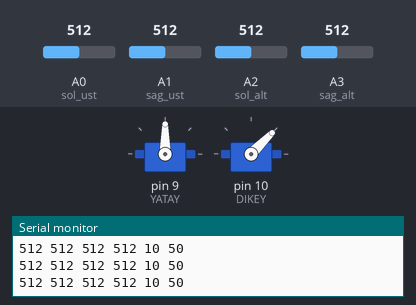
Simulated run of this sketch. Board: Arduino Uno, built with avr-gcc and run on an emulated ATmega328P. Shown: 2 × servo, the last lines printed to the serial monitor. The inputs (shaded band) are chosen by the test bench; at power-on: A0 (sol_ust) = 512, A1 (sag_ust) = 512, A3 (sag_alt) = 512, A2 (sol_alt) = 512.

Above: at 7.2 s.
7.3 s: A0 (sol_ust) set to 602
10.3 s: A0 (sol_ust) set to 625
At 10.48 s:
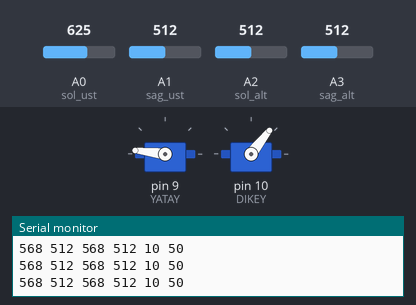
At 11.1 s:
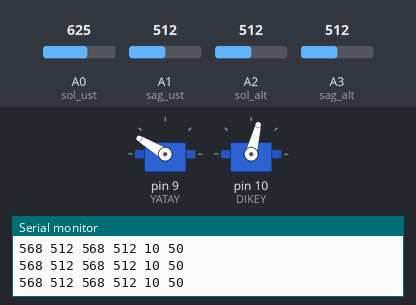
13.3 s: A1 (sag_ust) set to 310
15.6 s: A1 (sag_ust) set to 291
At 17.6 s:
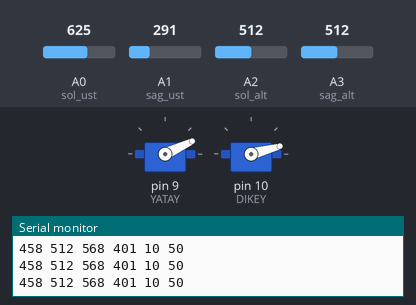
18.6 s: A3 (sag_alt) set to 932
20.1 s: A3 (sag_alt) set to 960
At 20.91 s:
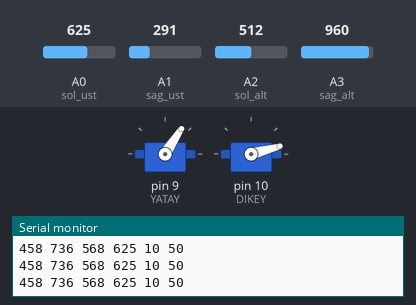
Timing chart, 0 to 24.1 s (numbered marks = the images above; inputs shaded):
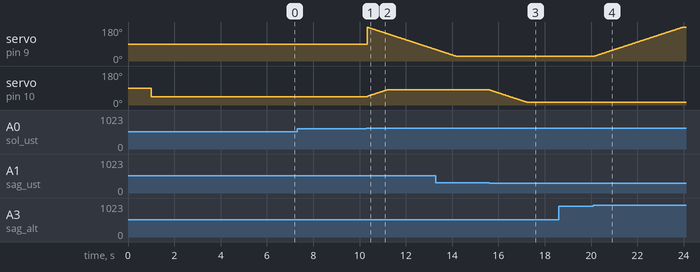

Measured:
- the behaviour switches between 613 and 614 on A0 (sol_ust) (found by bisection; images 0 and 1)
- the behaviour switches between 299 and 298 on A1 (sag_ust) (found by bisection; images 2 and 3)
- the behaviour switches between 946 and 947 on A3 (sag_alt) (found by bisection; images 3 and 4)
- after the input at 10.3 s, servo on pin 10 (DIKEY): moves from 45° to 80° over 0.85 s, starting at once
- after the input at 15.6 s, servo on pin 10 (DIKEY): moves from 80° to 15° over 1.6 s, starting at once
- after the input at 20.1 s, servo on pin 9 (YATAY): moves from 25° to 180° over 3.8 s, starting at once

The sketch:

sketch_nov11a.ino
```cpp
#include <Servo.h> //Servo kütüphanesi

// Saniye

Servo YATAY;
int servo_yatay = 180;
int servo_yatay_ust_limit = 180;
int servo_yatay_alt_limit = 25;

Servo DIKEY;
int servo_dikey = 45;
int servo_dikey_ust_limit= 80;
int servo_dikey_alt_limit= 15;

int sol_ust = 0; //LDR sol üst
int sag_ust = 1; //LDR sağ üst
int sol_alt = 2; //LDR sol alt
int sag_alt = 3; //LDR sağ alt

void setup()
{
Serial.begin(9600);
// Servo bağlantısı
// Pin bağlantısı
YATAY.attach(9);
DIKEY.attach(10);
YATAY.write(90);
delay(1000);
DIKEY.write(45);
delay(5000);
}

void loop()
{
int sol_ust_dijital = analogRead(sol_ust); // sol üst
int sag_ust_dijital = analogRead(sag_ust); // sağ üst
int sol_alt_dijital = analogRead(sol_alt); // sol alt
int sag_alt_dijital = analogRead(sag_alt); // sağ alt


int zaman = 10;  // Milisaniye
int deger = 50;  // Ldr deger farkları

int ortalama_ust = (sol_ust_dijital + sag_ust_dijital) / 2;
int ortalama_alt = (sol_alt_dijital + sag_alt_dijital) / 2;
int ortalama_sol = (sol_ust_dijital + sol_alt_dijital) / 2;
int ortalama_sag = (sag_ust_dijital + sag_alt_dijital) / 2;

int fark_ust_alt = ortalama_ust - ortalama_alt;
int fark_sol_sag = ortalama_sol - ortalama_sag;


Serial.print(ortalama_ust);
Serial.print(" ");
Serial.print(ortalama_alt);
Serial.print(" ");
Serial.print(ortalama_sol);
Serial.print(" ");
Serial.print(ortalama_sag);
Serial.print(" ");
Serial.print(zaman);
Serial.print(" ");
Serial.print(deger);
Serial.println(" ");


if (-1*deger > fark_ust_alt || fark_ust_alt > deger) // aralıktaki fark değer ile karşılaştırılıyor
{
if (ortalama_ust > ortalama_alt)
{
servo_dikey = ++servo_dikey;
if (servo_dikey > servo_dikey_ust_limit)
{
servo_dikey = servo_dikey_ust_limit;
}
}
else if (ortalama_ust < ortalama_alt)
{
servo_dikey= --servo_dikey;
if (servo_dikey < servo_dikey_alt_limit) { servo_dikey = servo_dikey_alt_limit; } } DIKEY.write(servo_dikey); }

////////////////////////////////////////////////////////////////////////////////////////

if (-1*deger > fark_sol_sag || fark_sol_sag > deger)  // aralıktaki fark değer ile karşılaştırılıyor
{
{
if (ortalama_sol > ortalama_sag)
{
servo_yatay = --servo_yatay;
if (servo_yatay < servo_yatay_alt_limit)
{
servo_yatay = servo_yatay_alt_limit;
}
}
else if (ortalama_sol < ortalama_sag) { servo_yatay = ++servo_yatay; if (servo_yatay > servo_yatay_ust_limit)
{
servo_yatay = servo_yatay_ust_limit;
}
}
else if (ortalama_sol = ortalama_sag)
{
// bişi yapmaz
}
YATAY.write(servo_yatay);
}
delay(zaman);

}
}
```
